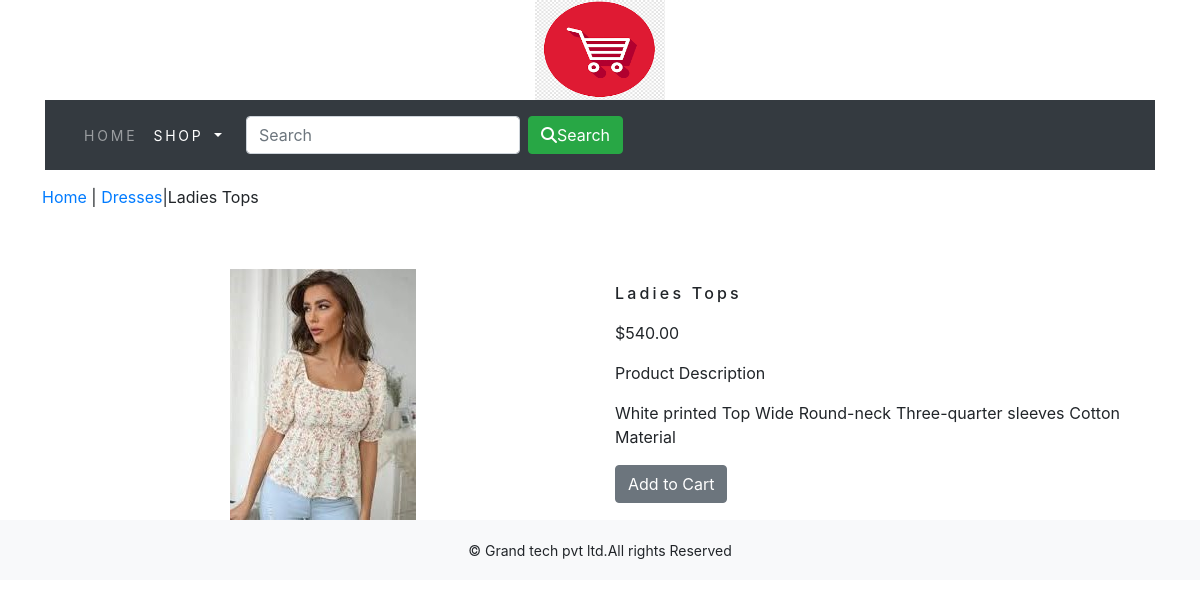
The page /shop/dresses/ladies-tops/ on the database its author committed.
### shop/models.py (models this page shows, shortened)
class Product(models.Model):
    name = models.CharField(max_length=250, unique=True)
    slug = models.SlugField(max_length=250, unique=True)
    description = models.TextField(blank=True)
    price = models.DecimalField(max_digits=10, decimal_places=2)
    category = models.ForeignKey(Category, on_delete=models.CASCADE)
    image = models.ImageField(upload_to='product', blank=True)
    stock = models.IntegerField()
    available = models.BooleanField(default=True)
    created = models.DateTimeField(auto_now_add=True)
    updated = models.DateTimeField(auto_now=True)
    class Meta:
        ordering = ('name',)
        verbose_name = 'product'
        verbose_name_plural = 'products'

class Category(models.Model):
    name = models.CharField(max_length=250,unique=True)
    slug = models.SlugField(max_length=250,unique=True)
    description = models.TextField(blank=True)
    image = models.ImageField(upload_to='category', blank=True)
    class Meta:
        ordering = ('name',)
        verbose_name = 'category'
        verbose_name_plural = 'categories'
    def get_url(self):
        return reverse('shop:products_by_category', args=[self.slug])
    def __str__(self):
        return '{}'.format(self.name)

### shop/views.py (the view)
# urls.py: path('<slug:c_slug>/<slug:product_slug>/', views.proDetail, name='prodCatdetail'),
def proDetail(request,c_slug,product_slug):
    try:
        product=Product.objects.get(category__slug = c_slug, slug=product_slug)
    except Exception as e:
        raise e
    return render(request, 'product.html', {'product': product})

### cart/context_processors.py (called while the page is built)
def counter(request):
    item_count = 0
    if 'admin' in request.path:
        return {}
    else:
        try:
            cart = Cart.objects.filter(cart_id=_cart_id(request))
            car_items = CartItem.objects.all().filter(cart=cart[:1])
            for cart_item in car_items:
                item_count += cart_item.quantity
        except Cart.DoesNotExist:
            item_count = 0
    return dict(item_count=item_count)

### cart/views.py (called while the page is built)
def _cart_id(request):
    cart = request.session.session_key
    if not cart:
        cart = request.session.create()
    return cart

### shop/context_processors.py (called while the page is built)
def menu_links(request):
    links = Category.objects.all()
    return dict(links=links)

### templates/product.html (shortened to what this page needs)
{% extends 'base.html' %}
{% load static %}
{% block content %}
<div class="row my_prod_row_class">
    <div class="mx_auto">
        <p> <a href="{% url 'shop:allProdCat' %}">Home</a> | <a href="{{product.category.get_url}}">{{product.category}}</a>|{{product.name}}</p>
    </div>
</div>
<div class="container">
<br>
<div class="row">
    <div class="col-12 col-sm-12 col-md-12 col-lg-6 text-center">
        <div style="min-width:18rem">
            <img src="{{product.image.url}}" alt="{{product.name}}">
        </div>
    </div>
        <div class="col-12 col-sm-12 col-md-12 col-lg-6">
            <div>
            <h1 class="my_prod_title"> {{product.name}}</h1>
            <p>${{product.price}}</p>
            <p class="my_title"> Product Description </p>
            <p class="text-justify my_prod_text">{{product.description}}</p>
            {% if product.stock <= 0 %}
            <p class="text-justify my_prod_text"><b>Out of stock</b></p>
            {% else %}
            <a class="btn btn-secondary" href="{% url 'cart:add_cart' product.id %}">Add to Cart</a>
            {% endif %}
            </div>
        </div>
</div>
</div>
{% endblock %}

### static/css/custom.css (style rules this page uses)
body { font-family: 'Roboto', sans-serif; }
.my_prod_row_class { padding-top:15px; padding-bottom:20px; }
.my_prod_title { font-size:16px; text_transform:uppercase; letter-spacing:.2em; padding-top:15px; padding-bottom:10px; }
.my_prod_text { padding-right:20px; }

### rows shown on the page
Product: category "Dresses", name "Ladies Tops", image (picture), price "540.00", description "White printed Top Wide Round-neck Three-quarter sleeves Cotton Material"
